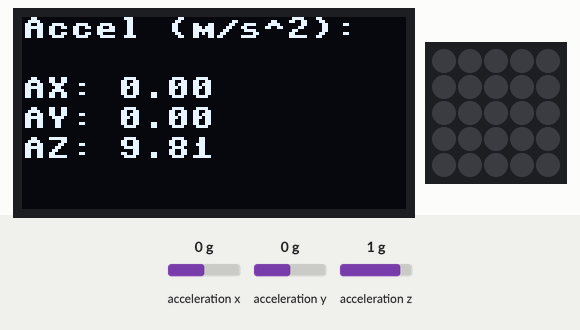
Recording of a program running on a simulated Raspberry Pi Pico running MicroPython. Parts: 128×64 one-colour display, 5×5 RGB LED matrix. Inputs (shaded band) come from the test bench; at power-on: acceleration x 0 g, acceleration y 0 g, acceleration z 1 g. The 25 LEDs are laid out as on the BitDogLab board (LED 0 bottom right, every second row reversed).

Above: at 1.2 s.
1.3 s: acceleration x set to -1.4 g
At 2.2 s:
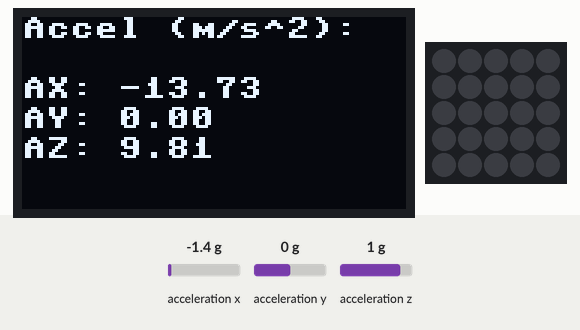
2.8 s: acceleration y set to -1.4 g
At 3.5 s:
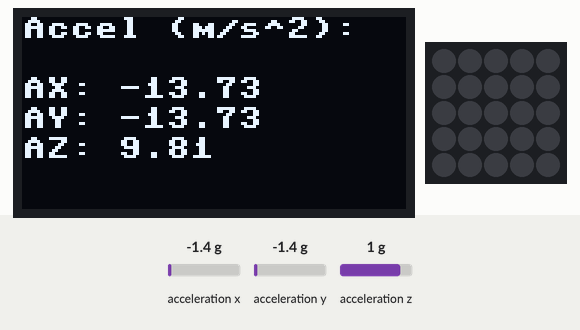
4.3 s: acceleration z set to -1.4 g
At 4.9 s:
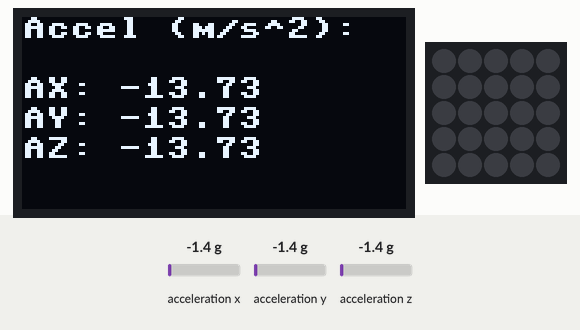
5.8 s: acceleration x set to -0.8 g
At 6.2 s:
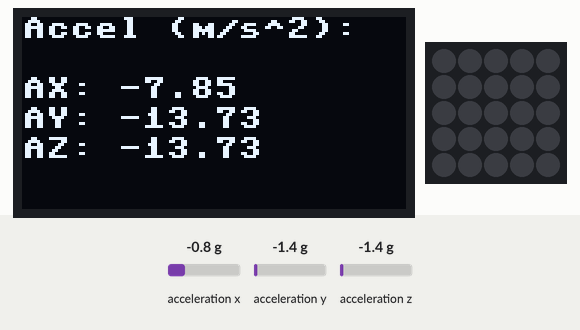
Timing chart, 0 to 8.3 s (numbered marks = the images above; inputs shaded):
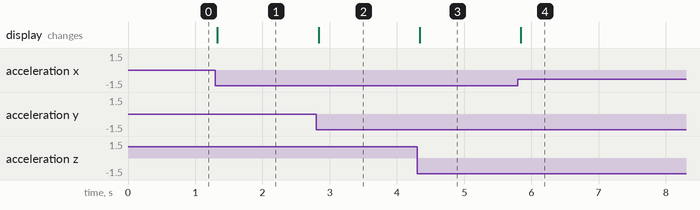

The program:

MPU_9250_b_sico_V1A.py
```python
from machine import Pin, SoftI2C
from ssd1306 import SSD1306_I2C
from mpu9250 import MPU9250
import time
from neopixel import NeoPixel
from machine import Pin

# Inicializar o I2C para o OLED (I2C0)
i2c_oled = SoftI2C(scl=Pin(15), sda=Pin(14))
oled = SSD1306_I2C(128, 64, i2c_oled)

# Inicializar o I2C para o MPU (I2C1)
i2c_mpu = SoftI2C(scl=Pin(3), sda=Pin(2))
mpu = MPU9250(i2c_mpu)

# Limpar o display OLED
oled.fill(0)
oled.show()

# Inicialize o NeoPixel (supondo que você tenha 25 LEDs e eles estão conectados ao pino GPIO7)
NUM_LEDS = 25
np = NeoPixel(Pin(7), NUM_LEDS)

# Função para limpar a matriz de LEDs
def clear_matrix(np):
    for i in range(NUM_LEDS):
        np[i] = (0, 0, 0)
    np.write()

# Chamada à função para limpar a matriz de LEDs
clear_matrix(np)


while True:
    # Limpar o display OLED
    oled.fill(0)

    # Ler dados de aceleração
    accel = mpu.acceleration
    ax, ay, az = accel[0], accel[1], accel[2]

    # Exibir dados de aceleração no OLED
    oled.text("Accel (m/s^2):", 0, 0)
    oled.text("AX: {:.2f}".format(ax), 0, 20)
    oled.text("AY: {:.2f}".format(ay), 0, 30)
    oled.text("AZ: {:.2f}".format(az), 0, 40)

    # Atualizar o display
    oled.show()

    # Esperar um pouco antes de atualizar
    time.sleep(0.1)
```

Measured:
- after the input at 1.3 s, the display: changes at once (image 1)
- after the input at 2.8 s, the display: changes at once (image 2)
- after the input at 4.3 s, the display: changes at once (image 3)
- after the input at 5.8 s, the display: changes at once (image 4)
